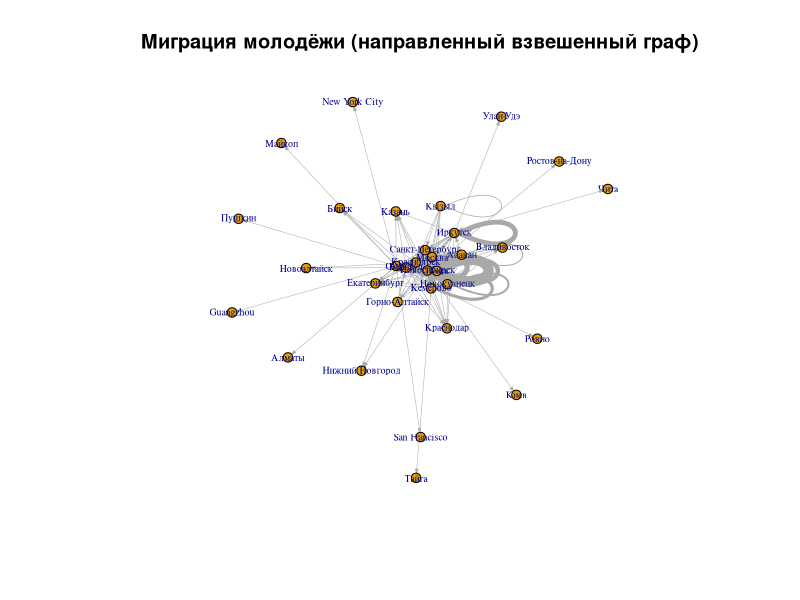
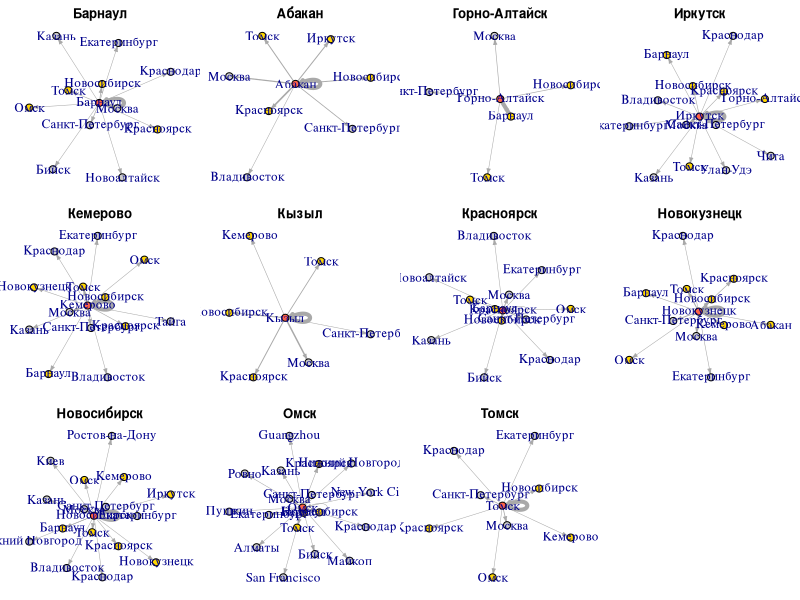
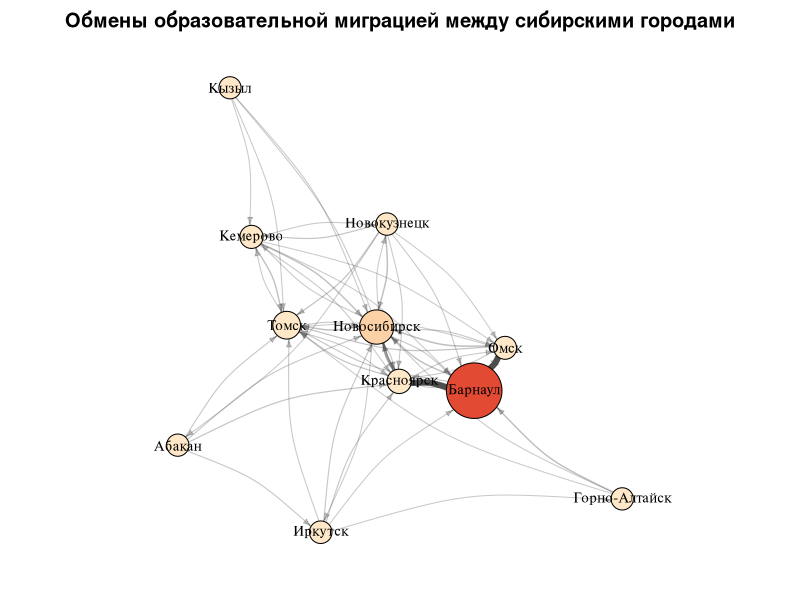

Generate these figures, in order, with R:
## ---- chunk 1
knitr::opts_chunk$set(echo = TRUE)
## ---- chunk 2
library(dplyr)
library(igraph)

edges <- read.csv("edges.csv", stringsAsFactors = FALSE)
edges <- edges %>%
  rename(from = df2, to = title, weight = n)

# уберём пустые назначения, если они есть
edges <- edges %>% filter(to != "")

head(edges)

## ---- chunk 3
g <- graph_from_data_frame(d = edges[,-1],
                           directed = TRUE,
                           vertices = NULL)

E(g)$weight <- edges$weight
g

## ---- chunk 4
set.seed(123)
plot(g,
     vertex.size = 5,
     vertex.label.cex = 0.6,
     edge.arrow.size = 0.2,
     edge.width = scales::rescale(E(g)$weight, to = c(0.5, 10)),
     main = "Миграция молодёжи (направленный взвешенный граф)")

## ---- chunk 5
library(scales)
par(mfrow = c(3, 4), mar = c(1, 1, 2, 1))
set.seed(123)

sib_cities <- c("Барнаул","Абакан","Горно-Алтайск","Иркутск","Кемерово",
                "Кызыл","Красноярск","Новокузнецк","Новосибирск","Омск","Томск")

for (ct in sib_cities) {

  # эго-граф: все исходящие связи из города
  eg_edges <- incident(g, V(g)[name == ct], mode = "out")
  g_ego <- subgraph.edges(g, eg_edges, delete.vertices = FALSE)

  # оставляем только максимальную компоненты (в неориентированной версии)
  comps <- components(as_undirected(g_ego, mode = "collapse"))
  giant_id <- which.max(comps$csize)
  keep_vertices <- V(g_ego)[comps$membership == giant_id]
  g_ego_gc <- induced_subgraph(g_ego, keep_vertices)

  # добавляем цвет: сам город, другие 10 сибирских, прочие направления
  V(g_ego_gc)$color <- ifelse(V(g_ego_gc)$name == ct, "tomato",
                              ifelse(V(g_ego_gc)$name %in% sib_cities, "gold", "gray80"))

  set.seed(123)
  coords_ego <- layout_with_fr(g_ego_gc, weights = E(g_ego_gc)$weight)

  plot(g_ego_gc,
       layout = coords_ego,
       vertex.size = 10,
       vertex.label.cex = 1.2,
       edge.arrow.size = 0.25,
       edge.width = rescale(E(g_ego_gc)$weight, to = c(0.5, 4)),
       main = ct)
}

par(mfrow = c(1, 1))

## ---- chunk 6
summary_list <- edges %>%
  group_by(from) %>%
  arrange(to, desc(weight)) %>%
  mutate(rank = row_number()) %>%
  summarise(
    n_dests = n_distinct(to),
    top5 = paste0(
      to[rank <= 5], " (", weight[rank <= 5], ")",
      collapse = "; "
    ),
    .groups = "drop"
  )

summary_list
## ---- chunk 7
edges %>% 
  group_by(to) %>% 
  summarise(s=sum(weight))
## ---- chunk 8

sib <- c("Барнаул","Абакан","Горно-Алтайск","Иркутск","Кемерово",
         "Кызыл","Красноярск","Новокузнецк","Новосибирск","Омск","Томск")
edges_sib<-edges %>% 
filter(from %in% sib,
         to   %in% sib,
         from != to)           # убираем петли

g_sib <- graph_from_data_frame(edges_sib[,-1], directed = TRUE)
E(g_sib)$weight <- edges_sib$weight

# размеры вершин по суммарному входящему потоку
in_str  <- strength(g_sib, mode = "in")
V(g_sib)$size <- rescale(in_str, to = c(10, 25))

# цвет вершин – по входящему потоку (градиент)
pal <- colorRampPalette(c("#fee8c8", "#fdbb84", "#e34a33"))
V(g_sib)$color <- pal(5)[cut(in_str, breaks = 5, labels = FALSE)]

# цвет и толщина рёбер – по весу потока
E(g_sib)$width <- rescale(E(g_sib)$weight, to = c(1, 6))
E(g_sib)$color <- alpha("gray30", rescale(E(g_sib)$weight, to = c(0.3, 1)))
E(g_sib)$arrow.size <- 0.4

set.seed(123)
coords <- layout_with_fr(g_sib, weights = E(g_sib)$weight)

plot(g_sib,
     layout = coords,
     vertex.label.cex = 0.9,
     vertex.label.color = "black",
     edge.curved = 0.2,
     main = "Обмены образовательной миграцией между сибирскими городами")
